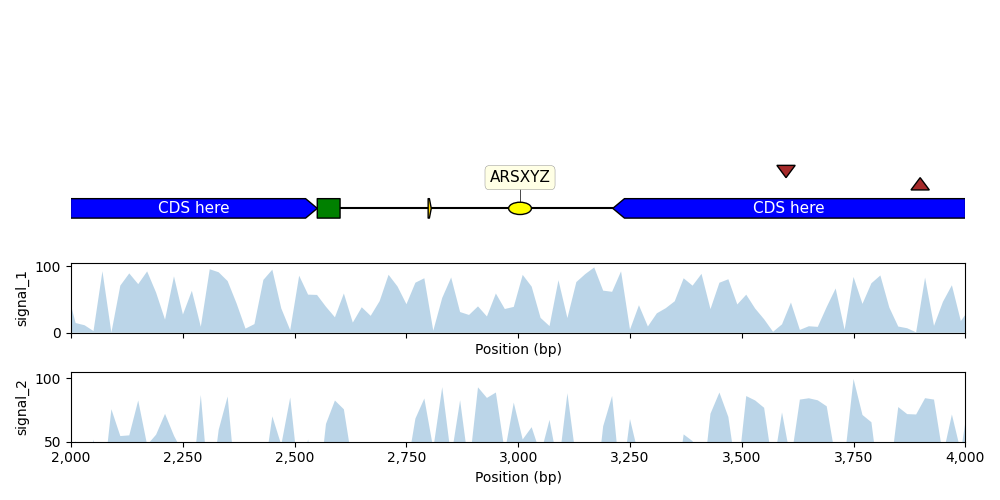

Write Python code to recreate this figure.
import matplotlib.pyplot as plt
import csv
from dna_features_viewer import BiopythonTranslator
# Script modified from custom_biopython_translator.py
# and with_gc_plot.py


class CustomTranslatorWithNewFeatures(BiopythonTranslator):
    """Custom translator implementing the following theme:

    - Color terminators in green, CDS in blue, all other features in gold.
    - Do not display features that are restriction sites unless they are BamHI
    - Do not display labels for restriction sites.
    - For CDS labels just write "CDS here" instead of the name of the gene.
    - Also draw new features called "origin", "model_pause" and "fork_stall".
    """

    def compute_feature_color(self, feature):
        if feature.type == "CDS":
            return "blue"
        elif feature.type == "terminator":
            return "green"
        else:
            return "gold"

    def compute_feature_label(self, feature):
        if feature.type == 'restriction_site' or feature.type == 'misc_feature':
            return None
        elif feature.type == "CDS":
            return "CDS here"
        else:
            return BiopythonTranslator.compute_feature_label(self, feature)

    def compute_filtered_features(self, features):
        """Do not display promoters. Just because."""
        return [
            feature for feature in features
            if (feature.type != "restriction_site")
               or ("BamHI" in str(feature.qualifiers.get("label", '')))
        ]

    def translate_feature(self, feature):
        """ Add new features called "origin", "model_pause" and "fork_stall". """

        # Translate the feature as usual
        t_feature = super().translate_feature(feature)

        # now add the new features
        if feature.type == "origin":
            t_feature.data['type'] = "origin"
            t_feature.color = "yellow"
            t_feature.thickness = 0.4
            t_feature.start = t_feature.start - 20
            t_feature.end = t_feature.end + 20
        elif feature.type == "model_pause":
            t_feature.data['type'] = "model_pause"
            t_feature.color = "brown"
            t_feature.thickness = 0.4
            t_feature.label = None
            t_feature.start = t_feature.start - 20
            t_feature.end = t_feature.end + 20
        elif feature.type == "fork_stall":
            t_feature.data['type'] = "fork_stall"
            t_feature.color = "green"
            t_feature.thickness = 0.4
            t_feature.label = None
            t_feature.start = t_feature.start - 40
            t_feature.end = t_feature.end + 40

        # show how to draw a strandless feature without a label
        if t_feature.label == "kanR terminator":
            t_feature.strand = 0
            t_feature.label = None

        return t_feature


fig, (ax1, ax2, ax3) = plt.subplots(
    3, 1, figsize=(10, 5), sharex=True, gridspec_kw={"height_ratios": [3, 1, 1]}
)

graphic_record = CustomTranslatorWithNewFeatures().translate_record("example_sequence_new_features.gb")
graphic_record.crop((2000, 4000)).plot(figure_width=10, ax=ax1, with_ruler=False)

x2_bedgraph = []
y2_bedgraph = []
with open('bedgraph_a', newline='') as csvfile:
    reader = csv.reader(csvfile, delimiter=' ', quotechar='#')
    for row in reader:
        x2_bedgraph.append(int(row[1])/2 + int(row[2])/2)
        y2_bedgraph.append(float(row[3]))

ax2.fill_between(x2_bedgraph, y2_bedgraph, alpha=0.3)
ax2.set_ylim(bottom=0)
ax2.set_ylabel("signal_1")
ax2.set_xlabel("Position (bp)")

x3_bedgraph = []
y3_bedgraph = []
with open('bedgraph_b', newline='') as csvfile:
    reader = csv.reader(csvfile, delimiter=' ', quotechar='#')
    for row in reader:
        x3_bedgraph.append(int(row[1])/2 + int(row[2])/2)
        y3_bedgraph.append(float(row[3]))

ax3.fill_between(x3_bedgraph, y3_bedgraph, alpha=0.3)
ax3.set_ylim(bottom=50)
ax3.set_ylabel("signal_2")
ax3.set_xlabel("Position (bp)")

fig.tight_layout()  # Resize the figure to the right height
fig.savefig("new_features_with_bedgraph.png")
